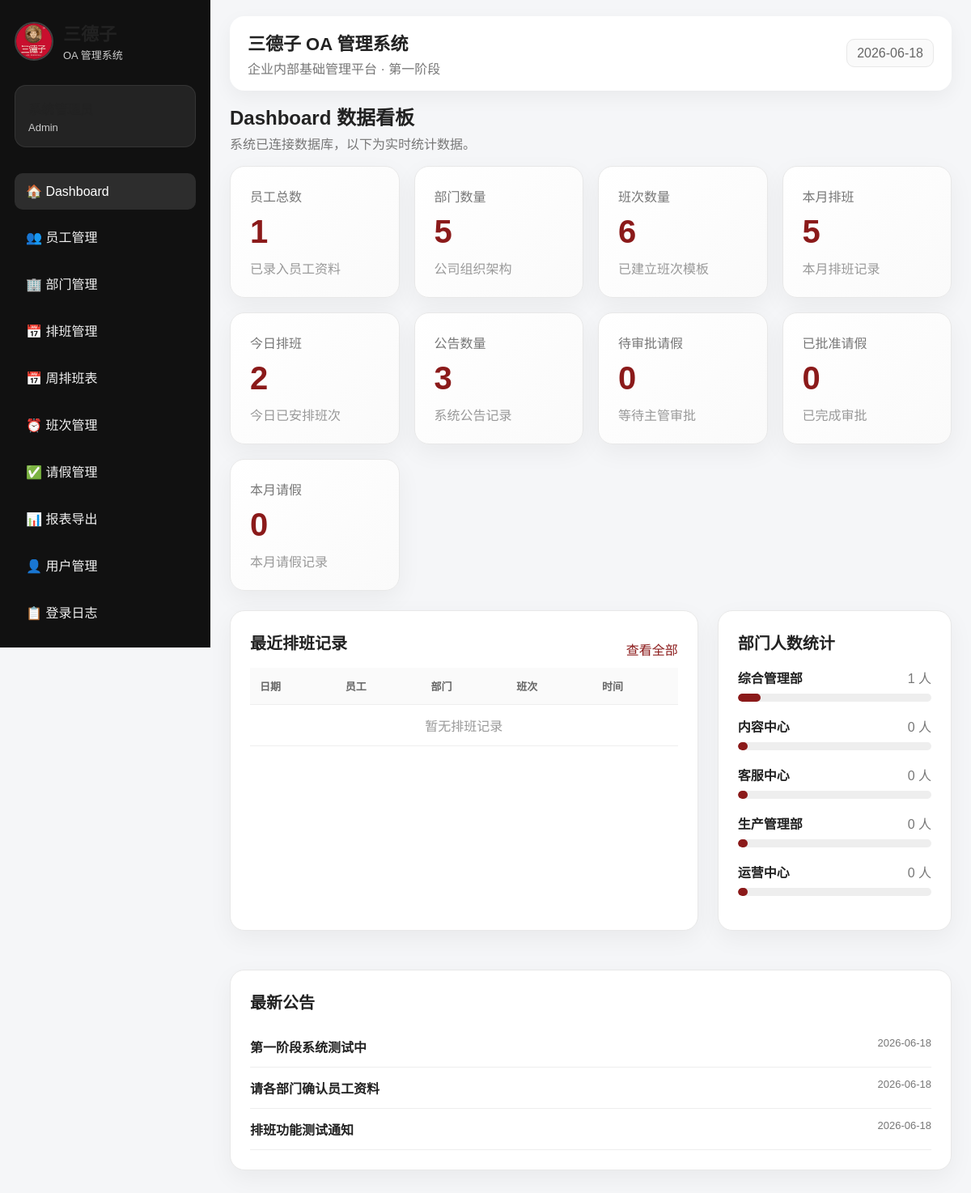
/dashboard.php (signed in), run on the app's committed database.
### tables this page shows
CREATE TABLE announcements (
    id         INT AUTO_INCREMENT PRIMARY KEY,
    title      VARCHAR(200) NOT NULL,
    content    TEXT NOT NULL,
    created_by INT NULL,
    created_at TIMESTAMP DEFAULT CURRENT_TIMESTAMP,
    FOREIGN KEY (created_by) REFERENCES users(id) ON DELETE SET NULL
);

### auth.php (called while the page is built, shortened)
<?php
function current_user() {
    return $_SESSION['user'] ?? null;
}
function has_role($roles) {
    $user = current_user();
    return in_array($user['role'], $roles);
}
function safe($value) {
    return htmlspecialchars((string)$value, ENT_QUOTES, 'UTF-8');
}
?>

### dashboard.php (the view, shortened to what this page needs)
<?php
require_once __DIR__ . '/header.php';
$totalEmployees = $pdo->query("SELECT COUNT(*) AS total FROM employees")->fetch()['total'];
$totalDepartments = $pdo->query("SELECT COUNT(*) AS total FROM departments")->fetch()['total'];
$totalShifts = $pdo->query("SELECT COUNT(*) AS total FROM shifts")->fetch()['total'];
$totalAnnouncements = $pdo->query("SELECT COUNT(*) AS total FROM announcements")->fetch()['total'];
$todaySchedules = $pdo->query("
    SELECT COUNT(*) AS total
    FROM schedules
    WHERE work_date = CURDATE()
")->fetch()['total'];
$monthSchedules = $pdo->query("
    SELECT COUNT(*) AS total
    FROM schedules
    WHERE MONTH(work_date) = MONTH(CURDATE())
    AND YEAR(work_date) = YEAR(CURDATE())
")->fetch()['total'];
$recentSchedules = $pdo->query("
    SELECT
        s.work_date,
        e.name AS employee_name,
        d.name AS department_name,
        sh.name AS shift_name,
        sh.start_time,
        sh.end_time
    FROM schedules s
    JOIN employees e ON s.employee_id = e.id
    LEFT JOIN departments d ON e.department_id = d.id
    JOIN shifts sh ON s.shift_id = sh.id
    ORDER BY s.created_at DESC
    LIMIT 8
")->fetchAll();
$departmentStats = $pdo->query("
    SELECT
        d.name AS department_name,
        COUNT(e.id) AS total
    FROM departments d
    LEFT JOIN employees e ON e.department_id = d.id
    GROUP BY d.id, d.name
    ORDER BY total DESC
")->fetchAll();
$pendingLeaves = $pdo->query("
    SELECT COUNT(*) AS total
    FROM leaves
    WHERE status = 'Pending'
")->fetch()['total'];
$approvedLeaves = $pdo->query("
    SELECT COUNT(*) AS total
    FROM leaves
    WHERE status = 'Approved'
")->fetch()['total'];
$monthLeaves = $pdo->query("
    SELECT COUNT(*) AS total
    FROM leaves
    WHERE MONTH(start_date) = MONTH(CURDATE())
    AND YEAR(start_date) = YEAR(CURDATE())
")->fetch()['total'];
$announcements = $pdo->query("
    SELECT title, created_at
    FROM announcements
    ORDER BY created_at DESC
    LIMIT 5
")->fetchAll();
?>
<div class="page-title">
    <h2>Dashboard 数据看板</h2>
    <p>系统已连接数据库，以下为实时统计数据。</p>
</div>
<div class="stats-grid">
    <div class="stat-card">
        <span>员工总数</span>
        <h3><?= safe($totalEmployees) ?></h3>
        <p>已录入员工资料</p>
    </div>
    <div class="stat-card">
        <span>部门数量</span>
        <h3><?= safe($totalDepartments) ?></h3>
        <p>公司组织架构</p>
    </div>
    <div class="stat-card">
        <span>班次数量</span>
        <h3><?= safe($totalShifts) ?></h3>
        <p>已建立班次模板</p>
    </div>
    <div class="stat-card">
        <span>本月排班</span>
        <h3><?= safe($monthSchedules) ?></h3>
        <p>本月排班记录</p>
    </div>
    <div class="stat-card">
        <span>今日排班</span>
        <h3><?= safe($todaySchedules) ?></h3>
        <p>今日已安排班次</p>
    </div>
    <div class="stat-card">
        <span>公告数量</span>
        <h3><?= safe($totalAnnouncements) ?></h3>
        <p>系统公告记录</p>
    </div>
    <div class="stat-card">
    <span>待审批请假</span>
    <h3><?= safe($pendingLeaves) ?></h3>
    <p>等待主管审批</p>
</div>
<div class="stat-card">
    <span>已批准请假</span>
    <h3><?= safe($approvedLeaves) ?></h3>
    <p>已完成审批</p>
</div>
<div class="stat-card">
    <span>本月请假</span>
    <h3><?= safe($monthLeaves) ?></h3>
    <p>本月请假记录</p>
</div>
</div>
<div class="dashboard-grid">
    <section class="panel">
        <div class="panel-head">
            <h2>最近排班记录</h2>
            <?php if (has_role(['Admin', 'Manager'])): ?>
                <a href="schedule.php">查看全部</a>
            <?php endif; ?>
        </div>
        <table>
            <tr>
                <th>日期</th>
                <th>员工</th>
                <th>部门</th>
                <th>班次</th>
                <th>时间</th>
            </tr>
            <?php if (empty($recentSchedules)): ?>
                <tr>
                    <td colspan="5" style="text-align:center;color:#999;">暂无排班记录</td>
                </tr>
            <?php endif; ?>
        </table>
    </section>
    <section class="panel">
        <h2>部门人数统计</h2>
        <?php if (empty($departmentStats)): ?>
            <p style="color:#999;">暂无部门资料</p>
        <?php else: ?>
            <?php foreach ($departmentStats as $dept): ?>
                <?php $width = min(100, max(5, (int)$dept['total'] * 12)); ?>
                <div class="dept-row">
                    <div class="dept-info">
                        <strong><?= safe($dept['department_name']) ?></strong>
                        <span><?= safe($dept['total']) ?> 人</span>
                    </div>
                    <div class="bar">
                        <div style="width: <?= $width ?>%;"></div>
                    </div>
                </div>
            <?php endforeach; ?>
        <?php endif; ?>
    </section>
</div>
<section class="panel">
    <h2>最新公告</h2>
    <?php if (empty($announcements)): ?>
        <p style="color:#999;">暂无公告</p>
    <?php else: ?>
        <ul class="notice-list">
            <?php foreach ($announcements as $a): ?>
                <li>
                    <strong><?= safe($a['title']) ?></strong>
                    <span><?= safe(date('Y-m-d', strtotime($a['created_at']))) ?></span>
                </li>
            <?php endforeach; ?>
        </ul>
    <?php endif; ?>
</section>
<?php require_once __DIR__ . '/footer.php'; ?>

### assets/style.css (style rules this page uses)
* { box-sizing: border-box; }
:root { --primary: #8b1a1a; --primary-dark: #641010; --bg: #f5f6f8; --card: #ffffff; --text: #222; --muted: #777; --border: #e8e8e8; --green: #2e7d32; }
body { margin: 0; font-family: Arial, "Microsoft YaHei", sans-serif; background: var(--bg); color: var(--text); }
a { color: var(--primary); text-decoration: none; }
.page-title { margin-bottom: 14px; }
.page-title h2 { margin: 0; font-size: 24px; }
.page-title p { color: var(--muted); margin-top: 4px; }
.stats-grid { display: grid; grid-template-columns: repeat(4, 1fr); gap: 18px; margin-bottom: 24px; }
.stat-card { background: linear-gradient(135deg, #fff, #fafafa); border: 1px solid var(--border); border-radius: 18px; padding: 24px; box-shadow: 0 10px 30px rgba(0,0,0,0.05); }
.stat-card span { color: var(--muted); }
.stat-card h3 { font-size: 40px; margin: 10px 0; color: var(--primary); }
.stat-card p { color: #999; margin: 0; }
.dashboard-grid { display: grid; grid-template-columns: 2fr 1fr; gap: 24px; margin-bottom: 24px; }
.panel { background: white; border-radius: 18px; padding: 24px; box-shadow: 0 10px 30px rgba(0,0,0,0.05); border: 1px solid var(--border); margin-bottom: 24px; }
.panel h2 { margin-top: 0; font-size: 20px; }
.panel-head { display: flex; align-items: center; justify-content: space-between; }
table { width: 100%; border-collapse: collapse; overflow: hidden; }
th { text-align: left; background: #fafafa; color: #666; font-size: 13px; }
th, td { padding: 13px 12px; border-bottom: 1px solid #eee; }
.dept-row { margin-bottom: 18px; }
.dept-info { display: flex; justify-content: space-between; margin-bottom: 8px; }
.dept-info span { color: var(--muted); }
.bar { height: 10px; border-radius: 99px; overflow: hidden; background: #eee; }
.bar div { height: 100%; background: var(--primary); border-radius: 99px; }
.notice-list { padding: 0; margin: 0; list-style: none; }
.notice-list li { display: flex; justify-content: space-between; padding: 13px 0; border-bottom: 1px solid #eee; }
.notice-list span { color: var(--muted); font-size: 13px; }

### data on the page
announcements: title "第一阶段系统测试中", created_at "2026-06-18"
announcements: title "请各部门确认员工资料", created_at "2026-06-18"
announcements: title "排班功能测试通知", created_at "2026-06-18"

### other printed values
safe($user['role']) "Admin"
safe(APP_NAME) "三德子 OA 管理系统"
safe(APP_SUBTITLE) "企业内部基础管理平台 · 第一阶段"
safe($totalEmployees) "1"
safe($totalDepartments) "5"
safe($totalShifts) "6"
safe($monthSchedules) "5"
safe($todaySchedules) "2"
safe($totalAnnouncements) "3"
safe($pendingLeaves) "0"
safe($approvedLeaves) "0"
safe($monthLeaves) "0"
safe($dept['department_name']) "综合管理部"
safe($dept['total']) "1"
safe($dept['department_name']) "内容中心"
